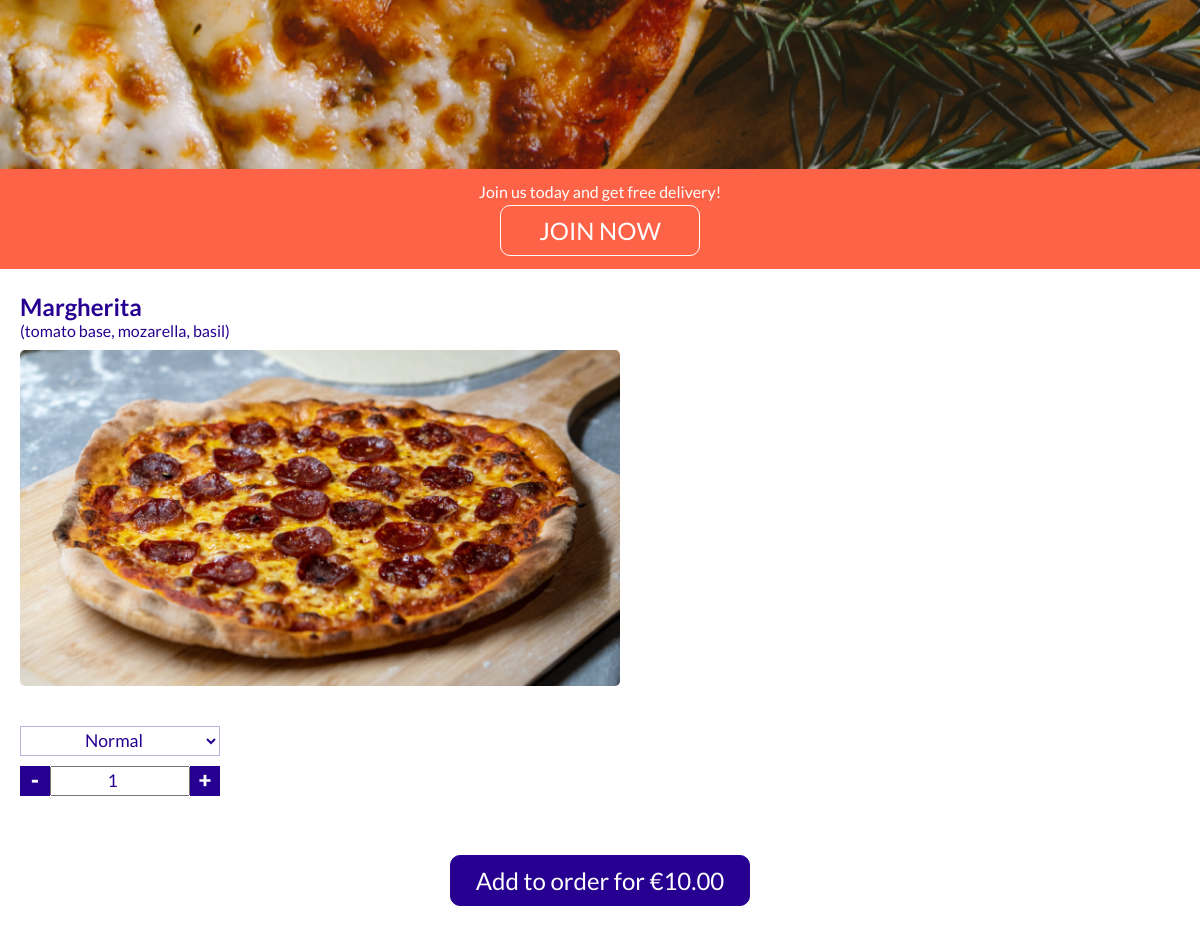
Before: /product/item/1 (middle part) with the older database file.
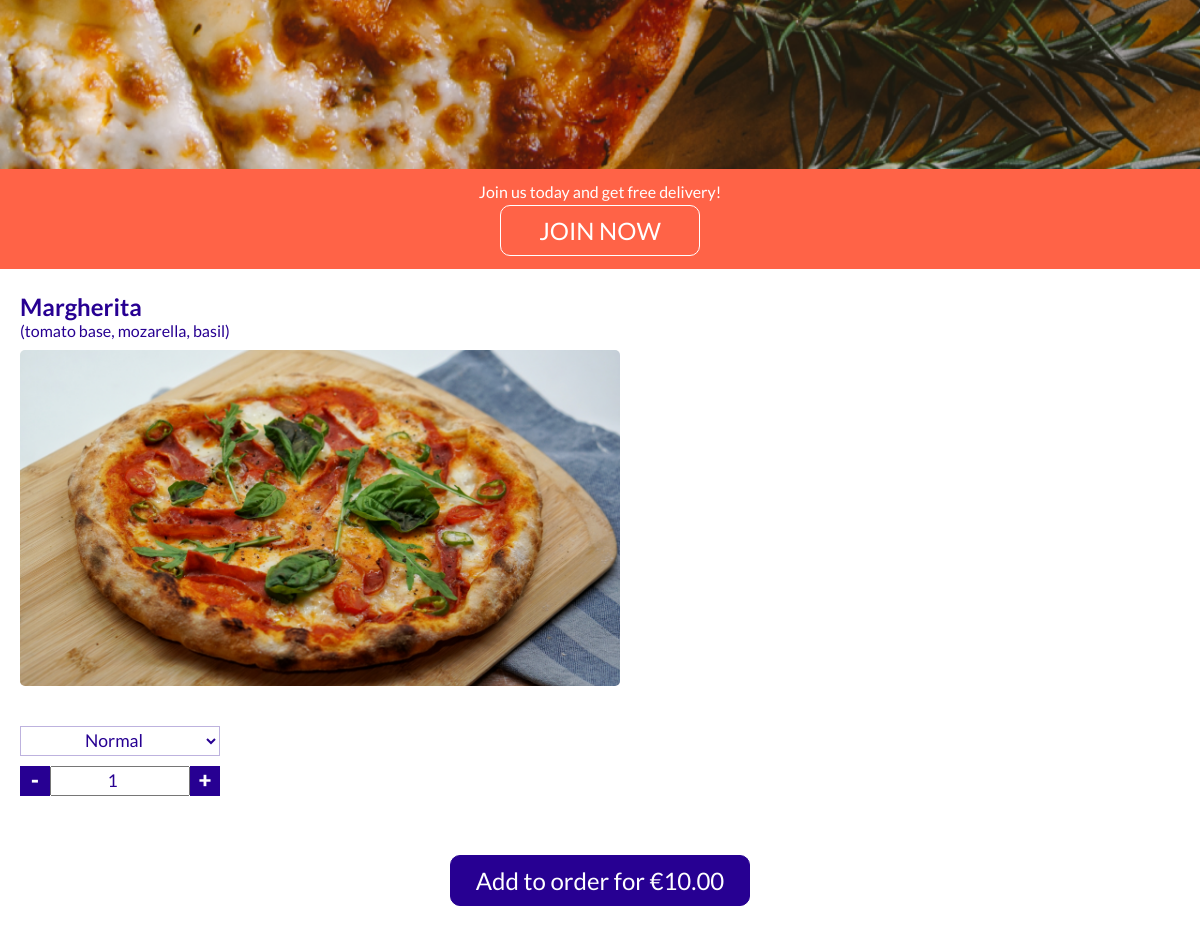
After: the same page with the newer database file.
### product/models.py (models this page shows, shortened)
class Item(models.Model):
    name = models.CharField(max_length=50)
    ingredients = models.CharField(max_length=100)
    price = models.DecimalField(max_digits=10, decimal_places=2)
    image = models.ImageField(null=True, blank=True)

### product/views.py (the view)
# urls.py: path('item/<item_id>', item, name='item'),
def item(request, item_id):
    context = {
        'item': Item.objects.get(id=item_id),
        'reviews': Review.objects.all()[::-1],
        'show_bag': True
    }
    return render(request, 'product/item.html', context)

### order/contexts.py (called while the page is built, shortened)
def contexts(request):
    bag_items = []
    grand_total = 0
    if request.user.is_authenticated:
        delivery_fee = 0
    else:
        delivery_fee = 2
    grand_total += delivery_fee
    order_time = None
    bag = request.session.get('bag', {})
    context = {
        'bag_items': bag_items,
        'grand_total': grand_total,
        'order_time': order_time,
        'delivery_fee': delivery_fee,
    }
    return context

### product/templates/product/item.html (shortened to what this page needs)
{% extends 'base.html' %}
{% load static %}
{% block content %}
    <img class="bg-main" src="{% static 'images/bg-main-mobile.webp' %}" alt="pizza on wooden table - top perspective">
    {% if user.is_anonymous %}
        <div class="subscribe">
            <p class="subscribe__text">Join us today and get free delivery!</p>
            <a href="{% url 'account_signup' %}" class="subscribe__btn btn">JOIN NOW</a>
        </div>
    {% endif %}
    <div class="item">
        <h2 class="item__title">{{ item.name }}</h2>
        <p class="item__description">{{ item.ingredients }}</p>
        <div class="item__img" style="background-image: url({{item.image.url}});"></div>
        <form action="{% url 'add_item' item.id %}" method="post" class="item__form">
            <select id="item-size" name="size">
                <option value="normal" selected>Normal</option>
            </select>
            <div class="item__quantity">
                <div class="item__minus">-</div>
                <input type="number" name="quantity" id="item-quantity" min="1" value="1" >
                <div class="item__plus">+</div>
            </div>
            <div class="center">
                <button class="btn btn--item" type="submit">
                    Add to order for €<span id="item-price">{{ item.price }}</span>
                </button>
            </div>
        </form>
    </div>
{% endblock content %}

Changed rows visible on the page:
changed Item "Margherita": image: a different picture
